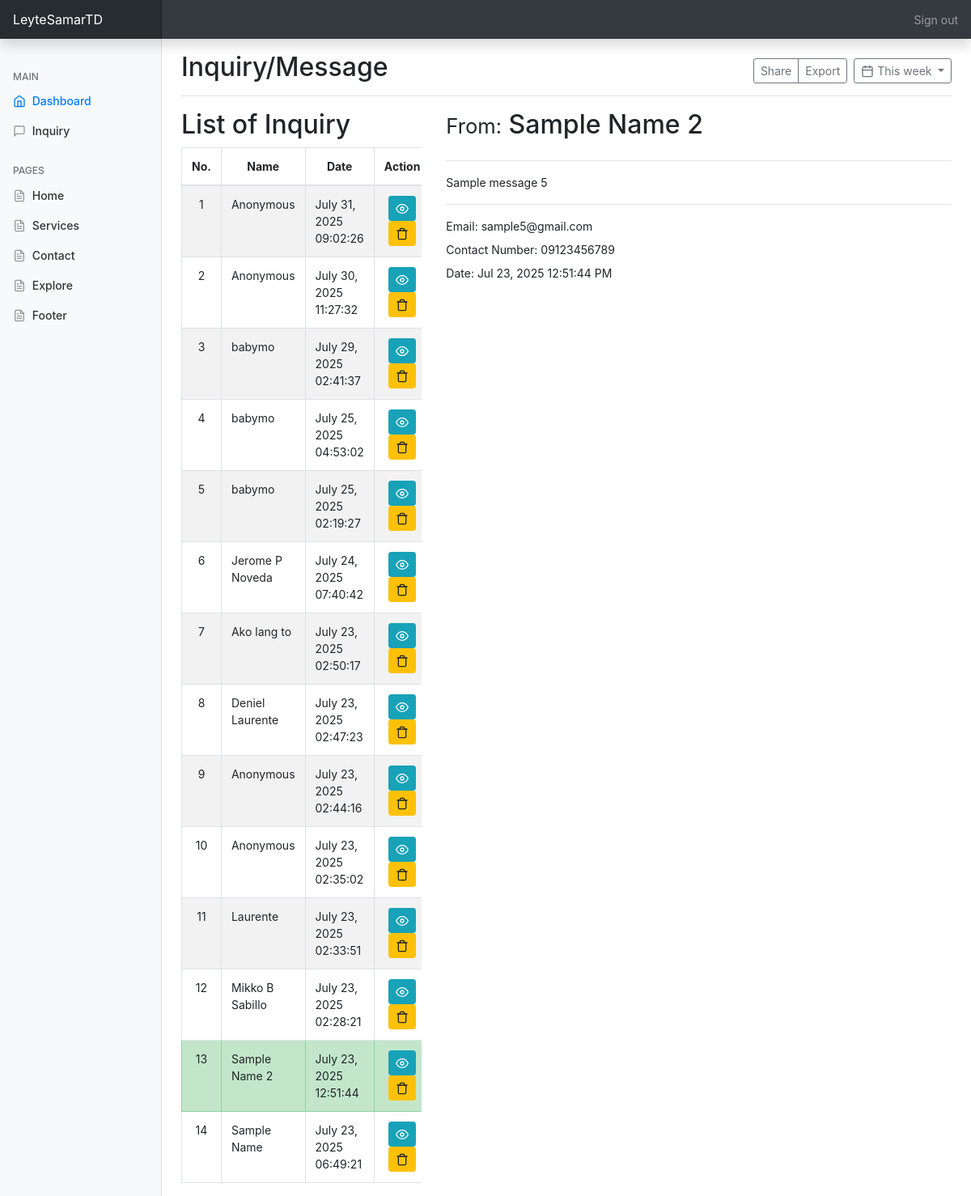
The page /page/admin.php?function=viewmsg&msg_id=5 on the database its author committed.
### tables this page shows
CREATE TABLE `inquiry_tb` (
  `inq_id` int(11) NOT NULL,
  `inq_name` varchar(50) DEFAULT NULL,
  `inq_message` varchar(1000) NOT NULL,
  `inq_email` varchar(200) NOT NULL,
  `inq_contact` bigint(12) NOT NULL,
  `inq_isSeen` enum('1','0') NOT NULL DEFAULT '0',
  `inq_date` datetime NOT NULL DEFAULT current_timestamp()
);

### page/admin.php (called while the page is built, shortened)
<?php
	include '../model/adminModel.php';
	$page['page'] = 'Admin';
	$page['subpage'] = isset($_GET['subpage'])? $_GET['subpage']:'dashboard' ;
	if (isset($_GET['function'])){
		new ActiveAdmin($page);
	}else{
		new Admin($page);
	}
	class ActiveAdmin{
		protected $adminModel = '';
		function __construct ($page){
			$this->adminModel = new adminModel();
			$this->{$_GET['function']}();
		}
		function viewmsg(){
			$seenMsg = $this->adminModel->getSeenMsg();
			$getMsg = $this->adminModel->viewmsg($_GET['msg_id']);
			include '../views/inquiry.php';
		}
	}
?>

### model/db_connection.php (called while the page is built, shortened)
<?php
	class Connector{
		private $servername = "localhost";
		private $username = "root";
		private $password = "";
		function __construct(){
			try {
				$this->conn = new PDO("mysql:host=$this->servername;dbname=tourismdestination_db", $this->username, $this->password);
			} catch(PDOException $e) {
				echo "Connection failed: " . $e->getMessage();
			}
		}
	}
?>

### model/adminModel.php (called while the page is built, shortened)
<?php
	require_once 'db_connection.php';
	class adminModel extends Connector{
		function getSeenMsg(){
			$sql = "SELECT * FROM inquiry_tb WHERE inq_isSeen = '1' ORDER BY inq_id DESC";
			$query = $this->conn->prepare($sql);
			$query->execute();
			return $query->fetchall(PDO::FETCH_ASSOC);
		}
		function viewmsg($msg_id){
			$sql = "SELECT * FROM inquiry_tb WHERE inq_id = ?";
			$query = $this->conn->prepare($sql);
			$query->bindParam(1, $msg_id);
			$query->execute();
			return $query->fetch(PDO::FETCH_ASSOC);
		}
	}
?>

### views/inquiry.php (the view)
<?php include '../nav/admin_nav.php';?>
				<div class="d-flex justify-content-between flex-wrap flex-md-nowrap align-items-center pt-3 pb-2 mb-3 border-bottom">
					<h1 class="h2">Inquiry/Message</h1>
					<div class="btn-toolbar mb-2 mb-md-0">
						<div class="btn-group mr-2">
							<button type="button" class="btn btn-sm btn-outline-secondary">Share</button>
							<button type="button" class="btn btn-sm btn-outline-secondary">Export</button>
						</div>
						<button type="button" class="btn btn-sm btn-outline-secondary dropdown-toggle">
							<span data-feather="calendar"></span>
							This week
						</button>
					</div>
				</div>
				<div class="row">
					<div class="col-md-4">
						<h2>List of Inquiry</h2>
						<div class="table-responsive">
							<table id="table1" class="table table-striped table-md table-hover table-bordered">
								<thead>
									<tr align="center">
										<th>No.</th>
										<th>Name</th>
										<th>Date</th>
										<th>Action</th>
									</tr>
								</thead>
								<tbody>
									<?php $n = 0; foreach ($notSeenMsg as $mssg): $n++ ?>
										<tr class="<?= (isset($_GET['msg_id']) && $_GET['msg_id'] == $mssg['inq_id'])? 'table-success':'' ?>"
											style="font-weight:<?= $mssg['inq_isSeen'] == 0? 'bold':''?>;"
											>
											<td align="center"><?= $n ?></td>
											<td><?= $mssg['inq_name'] != null? $mssg['inq_name']:'Anonymous' ?></td>
											<td><?php
												$dateTime = $mssg['inq_date'];
												$newDateTime = explode(' ', $dateTime);
												$date = $newDateTime[0];
												$time = $newDateTime[1];
												$newDate = str_replace('-','/',$date);
												echo date('F d, Y', strtotime($newDate))." ".$time;
											?></td>
											<td align="center">
												<a class="btn btn-info btn-sm"
												   href="inquiry.php?page=inquiry&msg_id=<?= $mssg['inq_id'] ?>"
												   title="VIEW"
												   >
													<span data-feather="eye" title="VIEW"></span>
												</a>
												<?php if ($mssg['inq_isSeen'] == 1): ?>
													<a class="btn btn-warning btn-sm"
													   href="inquiry.php?page=inquiry&delete_id=<?= $mssg['inq_id'] ?>"
													   title="DELETE">
														<span data-feather="trash" title="DELETE"></span>
													</a>
												<?php endif ?>
											</td>
										</tr>
									<?php endforeach ?>
									<?php foreach ($seenMsg as $mssg): $n++ ?>
										<tr class="<?= (isset($_GET['msg_id']) && $_GET['msg_id'] == $mssg['inq_id'])? 'table-success':'' ?>">
											<td align="center"><?= $n ?></td>
											<td><?= $mssg['inq_name'] != null? $mssg['inq_name']:'Anonymous' ?></td>
											<td><?php
												$dateTime = $mssg['inq_date'];
												$newDateTime = explode(' ', $dateTime);
												$date = $newDateTime[0];
												$time = $newDateTime[1];
												$newDate = str_replace('-','/',$date);
												echo date('F d, Y', strtotime($newDate))." ".$time;
											?></td>
											<td align="center">
												<a class="btn btn-info btn-sm"
												   href="../page/admin.php?function=viewmsg&msg_id=<?= $mssg['inq_id'] ?>"
												   title="VIEW"
												   <?= isset($_GET['msg_id'])? 'disabled':'' ?>
												   >
													<span data-feather="eye" title="VIEW"></span>
												</a>
												<a class="btn btn-warning btn-sm"
												   href="../page/admin.php?function=deletemsg&delete_id=<?= $mssg['inq_id'] ?>"
												   title="DELETE">
													<span data-feather="trash" title="DELETE"></span>
												</a>
											</td>
										</tr>
									<?php endforeach ?>
								</tbody>
							</table>
						</div>
					</div>
					<?php if (isset($getMsg)): ?>
						<div class="col-md-8">
							<h2><small>From:</small> <?= empty($getMsg['inq_name'])? 'Anonymous':$getMsg['inq_name'] ?></h2>
							<div class="table-responsive">
								<hr>
								<p><?= $getMsg['inq_message'] ?></p>
								<hr/>
								<p>Email: <label> <?= $getMsg['inq_email'] ?></label><br/>
								<label>Contact Number: 0<?= $getMsg['inq_contact'] ?></label><br/>
								<label>Date: <?= date('M d, Y  h:i:s A', strtotime($getMsg['inq_date'])) ?></label></p>
							</div>
						</div>
					<?php elseif (isset($_GET['delete_id'])): ?>
						<div class="col-md-8">
							<h2><small>NOTE:</small> Message was deleted!</h2>
						</div>
					<?php endif ?>
				</div>
<?php include '../nav/admin_footer.php';?>

### rows shown on the page
inquiry_tb: inq_name "Anonymous", inq_date "July 31, 2025", inq_date "09:02:26"
inquiry_tb: inq_name "Anonymous", inq_date "July 30, 2025", inq_date "11:27:32"
inquiry_tb: inq_name "babymo", inq_date "July 29, 2025", inq_date "02:41:37"
inquiry_tb: inq_name "babymo", inq_date "July 25, 2025", inq_date "04:53:02"
inquiry_tb: inq_name "babymo", inq_date "July 25, 2025", inq_date "02:19:27"
inquiry_tb: inq_name "Jerome P Noveda", inq_date "July 24, 2025", inq_date "07:40:42"
inquiry_tb: inq_name "Ako lang to", inq_date "July 23, 2025", inq_date "02:50:17"
inquiry_tb: inq_name "Deniel Laurente", inq_date "July 23, 2025", inq_date "02:47:23"
inquiry_tb: inq_name "Anonymous", inq_date "July 23, 2025", inq_date "02:44:16"
inquiry_tb: inq_name "Anonymous", inq_date "July 23, 2025", inq_date "02:35:02"
inquiry_tb: inq_name "Laurente", inq_date "July 23, 2025", inq_date "02:33:51"
inquiry_tb: inq_name "Mikko B Sabillo", inq_date "July 23, 2025", inq_date "02:28:21"
inquiry_tb: inq_name "Sample Name 2", inq_date "July 23, 2025", inq_date "12:51:44", inq_message "Sample message 5", inq_email "sample5@gmail.com", inq_contact "9123456789", inq_date "Jul 23, 2025 12:51:44 PM"
inquiry_tb: inq_name "Sample Name", inq_date "July 23, 2025", inq_date "06:49:21"
